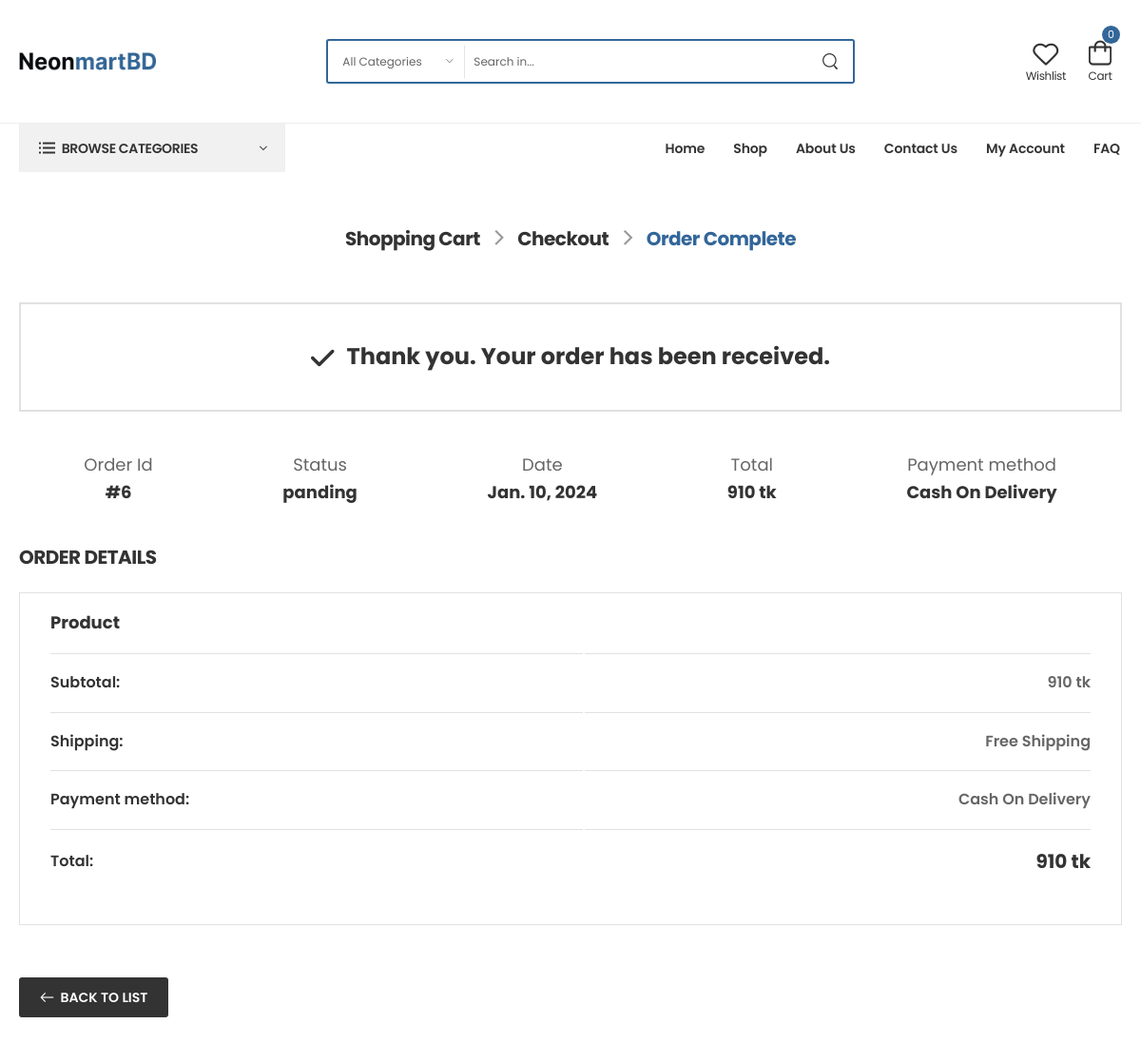
/order-page/6 (signed in), run on the app's committed database.
### core/models.py (models this page shows, shortened)
class Order(models.Model):
    customer = models.ForeignKey(Customer, on_delete=models.CASCADE)
    user = models.ForeignKey(User, on_delete=models.CASCADE)
    date = models.DateField( auto_now=False, auto_now_add=True)
    status = models.CharField(max_length=100,default="panding")
    pymentSystem = models.CharField(max_length=100,default="Cash On Delivery")
    total_order = models.PositiveIntegerField(blank=True, null=True)
    ordernote = models.TextField()

### core/views.py (the view)
# urls.py: path('order-page/<int:pk>',orderpage,name="orderpage"),
def orderpage(request,pk):
    if request.user.is_authenticated:
        cart = Cart.objects.filter(user=request.user)
        order = Order.objects.get(user=request.user,id=pk)
        orderitems = OrderItems.objects.filter(user=request.user,order=order)
        sub_sub_category = SubSubCategory.objects.all()
    sub_category = SubCategory.objects.all()
    category = Category.objects.all()
    home_garden = []
    electronics = []
    fashion = []
    furniture = []
    healthy_beauty = []
    gift_ideas = []
    toy_games = []
    cooking = []
    smart_phones = []
    cameras_photo = []
    accessories = []
    for i in sub_category:
        if i.category.filtername == "home_&_garden":
            home_garden.append(i.name)
            print(i.name)
        elif i.category.filtername == "electronics":
            electronics.append(i.name)
        elif i.category.filtername == "fashion":
            fashion.append(i.name)
        elif i.category.filtername == "furniture":
            furniture.append(i.name)
        elif i.category.filtername == "healthy_&_beauty":
            healthy_beauty.append(i.name)
        elif i.category.filtername == "gift_ideas":
            gift_ideas.append(i.name)
        elif i.category.filtername == "toy_&_games":
            toy_games.append(i.name)
        elif i.category.filtername == "cooking":
            cooking.append(i.name)
        elif i.category.filtername == "smart_phones":
            smart_phones.append(i.name)
        elif i.category.filtername == "cameras_&_photo":
            cameras_photo.append(i.name)
        elif i.category.filtername == "accessories":
            accessories.append(i.name)
        return render(request,"core/order.html",locals())
    else:
        return redirect("login")

### core/templates/core/order.html (shortened to what this page needs)
{% extends "base/base.html" %}
{% load static %}
{% block body %}
<link rel="stylesheet" type="text/css" href="{% static 'assets/css/style.min.css' %}" />
<main class="main order">
    <nav class="breadcrumb-nav">
      <div class="container">
        <ul class="breadcrumb shop-breadcrumb bb-no">
          <li class="passed"><a href="#">Shopping Cart</a></li>
          <li class="passed"><a href="#">Checkout</a></li>
          <li class="active"><a href="#">Order Complete</a></li>
        </ul>
      </div>
    </nav>
    <div class="page-content mb-10 pb-2">
      <div class="container">
        <div class="order-success text-center font-weight-bolder text-dark">
          <i class="fas fa-check"></i>
          Thank you. Your order has been received.
        </div>
        <ul class="order-view list-style-none">
          <li>
            <label>Order Id</label>
            <strong>#{{order.id}}</strong>
          </li>
          <li>
            <label>Status</label>
            <strong>{{order.status}}</strong>
          </li>
          <li>
            <label>Date</label>
            <strong> {{order.date}}</strong>
          </li>
          <li>
            <label>Total</label>
            <strong>{{order.total_order}} tk </strong>
          </li>
          <li>
            <label>Payment method</label>
            <strong> {{order.pymentSystem}}</strong>
          </li>
        </ul>
        <div class="order-details-wrapper mb-5">
          <h4 class="title text-uppercase ls-25 mb-5">Order Details</h4>
          <table class="order-table">
            <thead>
              <tr>
                <th class="text-dark">Product</th>
                <th></th>
              </tr>
            </thead>
            <tfoot>
              <tr>
                <th>Subtotal:</th>
                <td>{{order.total_order}} tk</td>
              </tr>
              <tr>
                <th>Shipping:</th>
                <td>Free Shipping</td>
              </tr>
              <tr>
                <th>Payment method:</th>
                <td>{{order.pymentSystem}}</td>
              </tr>
              <tr class="total">
                <th class="border-no">Total:</th>
                <td class="border-no">{{order.total_order}} tk</td>
              </tr>
            </tfoot>
          </table>
        </div>
        <a
          href="{% url 'my_account' %}"
          class="btn btn-dark btn-rounded btn-icon-left btn-back mt-6"
          >Back To List</a
        >
      </div>
    </div>
  </main>
{% endblock body %}

### data on the page
Order: id "6", status "panding", date "Jan. 10, 2024", total_order "910", pymentSystem "Cash On Delivery"

### other printed values
{{ cart|length }} "0"
